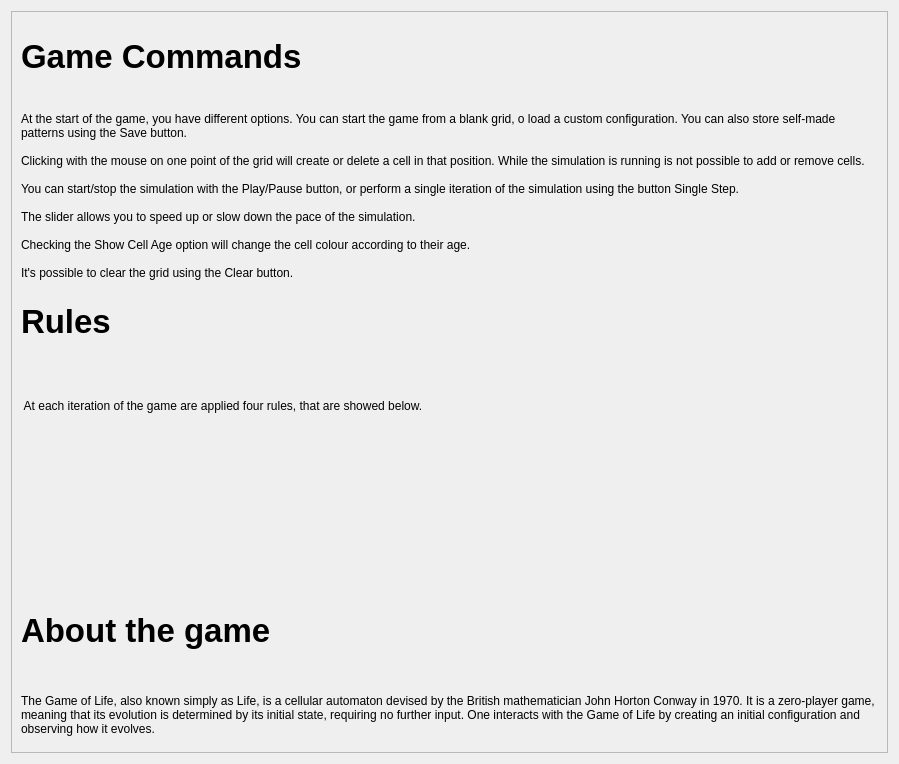
<?xml version="1.0" encoding="UTF-8"?>
<ui version="4.0">
 <class>Info</class>
 <widget class="QDialog" name="Info">
  <property name="windowModality">
   <enum>Qt::NonModal</enum>
  </property>
  <property name="geometry">
   <rect>
    <x>0</x>
    <y>0</y>
    <width>899</width>
    <height>764</height>
   </rect>
  </property>
  <property name="sizePolicy">
   <sizepolicy hsizetype="Minimum" vsizetype="Minimum">
    <horstretch>0</horstretch>
    <verstretch>0</verstretch>
   </sizepolicy>
  </property>
  <property name="windowTitle">
   <string>Info</string>
  </property>
  <property name="autoFillBackground">
   <bool>false</bool>
  </property>
  <property name="styleSheet">
   <string notr="true"/>
  </property>
  <layout class="QGridLayout" name="gridLayout">
   <item row="1" column="0">
    <widget class="QScrollArea" name="scrollArea">
     <property name="widgetResizable">
      <bool>true</bool>
     </property>
     <widget class="QWidget" name="scrollAreaWidgetContents">
      <property name="geometry">
       <rect>
        <x>0</x>
        <y>0</y>
        <width>865</width>
        <height>1166</height>
       </rect>
      </property>
      <layout class="QGridLayout" name="gridLayout_2">
       <item row="3" column="0" colspan="2">
        <widget class="QLabel" name="label_8">
         <property name="sizePolicy">
          <sizepolicy hsizetype="Minimum" vsizetype="Minimum">
           <horstretch>0</horstretch>
           <verstretch>0</verstretch>
          </sizepolicy>
         </property>
         <property name="text">
          <string>
 At each iteration of the game are applied four rules, that are showed below.</string>
         </property>
         <property name="wordWrap">
          <bool>true</bool>
         </property>
        </widget>
       </item>
       <item row="7" column="0" colspan="2">
        <widget class="QLabel" name="label_7">
         <property name="text">
          <string>
The Game of Life, also known simply as Life, is a cellular automaton devised by the British mathematician John Horton Conway in 1970. It is a zero-player game, meaning that its evolution is determined by its initial state, requiring no further input. One interacts with the Game of Life by creating an initial configuration and observing how it evolves. </string>
         </property>
         <property name="wordWrap">
          <bool>true</bool>
         </property>
        </widget>
       </item>
       <item row="0" column="0">
        <widget class="QLabel" name="label_9">
         <property name="styleSheet">
          <string notr="true">font-weight: bold; font-size:25pt;</string>
         </property>
         <property name="text">
          <string>Game Commands</string>
         </property>
        </widget>
       </item>
       <item row="2" column="0">
        <widget class="QLabel" name="label">
         <property name="styleSheet">
          <string notr="true">font-weight: bold; font-size:25pt;</string>
         </property>
         <property name="text">
          <string>Rules</string>
         </property>
        </widget>
       </item>
       <item row="2" column="1">
        <widget class="QWidget" name="widget" native="true">
         <layout class="QGridLayout" name="gridLayout_4"/>
        </widget>
       </item>
       <item row="4" column="0">
        <widget class="QLabel" name="label_2">
         <property name="text">
          <string/>
         </property>
         <property name="pixmap">
          <pixmap>../resources/images/rule1.png</pixmap>
         </property>
         <property name="alignment">
          <set>Qt::AlignJustify|Qt::AlignVCenter</set>
         </property>
        </widget>
       </item>
       <item row="6" column="0">
        <widget class="QLabel" name="label_6">
         <property name="styleSheet">
          <string notr="true">font-weight: bold; font-size:25pt</string>
         </property>
         <property name="text">
          <string>About the game </string>
         </property>
        </widget>
       </item>
       <item row="5" column="1">
        <widget class="QLabel" name="label_5">
         <property name="text">
          <string/>
         </property>
         <property name="pixmap">
          <pixmap>../resources/images/rule4.png</pixmap>
         </property>
         <property name="scaledContents">
          <bool>false</bool>
         </property>
         <property name="alignment">
          <set>Qt::AlignJustify|Qt::AlignVCenter</set>
         </property>
         <property name="wordWrap">
          <bool>true</bool>
         </property>
        </widget>
       </item>
       <item row="4" column="1">
        <widget class="QLabel" name="label_3">
         <property name="text">
          <string/>
         </property>
         <property name="pixmap">
          <pixmap>../resources/images/rule2.png</pixmap>
         </property>
         <property name="alignment">
          <set>Qt::AlignJustify|Qt::AlignVCenter</set>
         </property>
        </widget>
       </item>
       <item row="0" column="1">
        <widget class="QWidget" name="widget_2" native="true">
         <layout class="QGridLayout" name="gridLayout_3"/>
        </widget>
       </item>
       <item row="5" column="0">
        <widget class="QLabel" name="label_4">
         <property name="text">
          <string/>
         </property>
         <property name="pixmap">
          <pixmap>../resources/images/rule3.png</pixmap>
         </property>
         <property name="alignment">
          <set>Qt::AlignJustify|Qt::AlignVCenter</set>
         </property>
        </widget>
       </item>
       <item row="1" column="0" colspan="2">
        <widget class="QLabel" name="label_10">
         <property name="styleSheet">
          <string notr="true"/>
         </property>
         <property name="text">
          <string>
At the start of the game, you have different options. You can start the game from a blank grid, o load a custom configuration. You can also store self-made patterns using the Save button.
 
Clicking with the mouse on one point of the grid will create or delete a cell in that position. While the simulation is running is not possible to add or remove cells.

You can start/stop the simulation with the Play/Pause button, or perform a single iteration of the simulation using the button Single Step.

The slider allows you to speed up or slow down the pace of the simulation.

Checking the Show Cell Age option will change the cell colour according to their age.

It's possible to clear the grid using the Clear button.</string>
         </property>
         <property name="wordWrap">
          <bool>true</bool>
         </property>
        </widget>
       </item>
      </layout>
     </widget>
    </widget>
   </item>
  </layout>
 </widget>
 <resources/>
 <connections/>
</ui>
